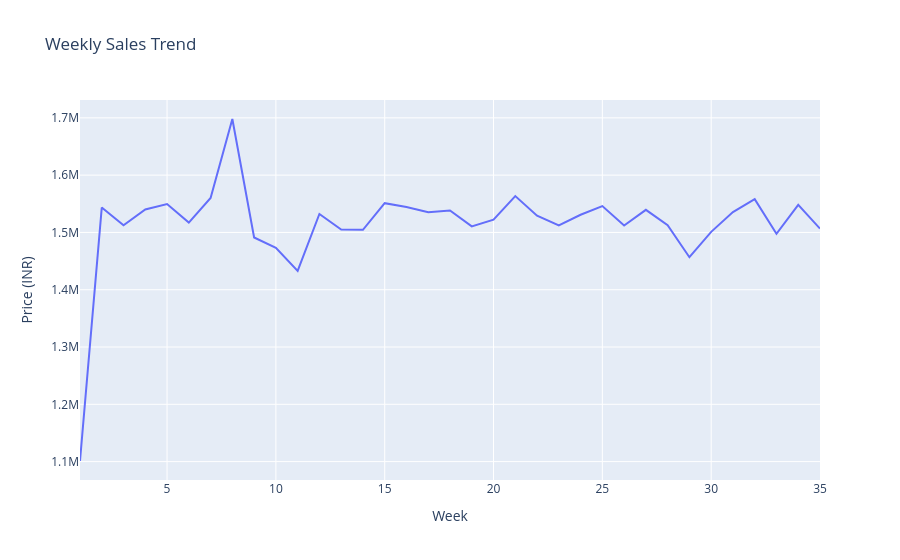

The code cell stored with this chart in its notebook:
### Markdown cell above
### Weekly Trend of Sales

### Code cell
df['Order Date'] = pd.to_datetime(df['Order Date'])
df['Week'] = df['Order Date'].dt.isocalendar().week

df_weekly_sales = df.groupby('Week')['Price (INR)'].sum().reset_index()

fig = px.line(
    df_weekly_sales,
    x='Week',
    y='Price (INR)',
    title='Weekly Sales Trend'
)
fig.show()

### Figure 1 — Plotly figure (JSON) as saved in the notebook; plotly's stock layout.template omitted (floating-point values rounded to 4 significant figures)
{"data": [{"hovertemplate": "Week=%{x}<br>Price (INR)=%{y}<extra></extra>", "legendgroup": "", "line": {"color": "#636efa", "dash": "solid"}, "marker": {"symbol": "circle"}, "mode": "lines", "name": "", "orientation": "v", "showlegend": false, "type": "scatter", "x": [1, 2, 3, 4, 5, 6, 7, 8, 9, 10, 11, 12, 13, 14, 15, 16, 17, 18, 19, 20, 21, 22, 23, 24, 25, 26, 27, 28, 29, 30, 31, 32, 33, 34, 35], "xaxis": "x", "y": [1101000.0, 1543000.0, 1512000.0, 1540000.0, 1550000.0, 1517000.0, 1560000.0, 1698000.0, 1491000.0, 1473000.0, 1433000.0, 1532000.0, 1505000.0, 1505000.0, 1551000.0, 1544000.0, 1535000.0, 1538000.0, 1511000.0, 1522000.0, 1563000.0, 1529000.0, 1512000.0, 1531000.0, 1546000.0, 1512000.0, 1539000.0, 1513000.0, 1457000.0, 1501000.0, 1536000.0, 1558000.0, 1498000.0, 1548000.0, 1507000.0], "yaxis": "y"}], "layout": {"legend": {"tracegroupgap": 0}, "title": {"text": "Weekly Sales Trend"}, "xaxis": {"anchor": "y", "domain": [0, 1], "title": {"text": "Week"}}, "yaxis": {"anchor": "x", "domain": [0, 1], "title": {"text": "Price (INR)"}}}}
